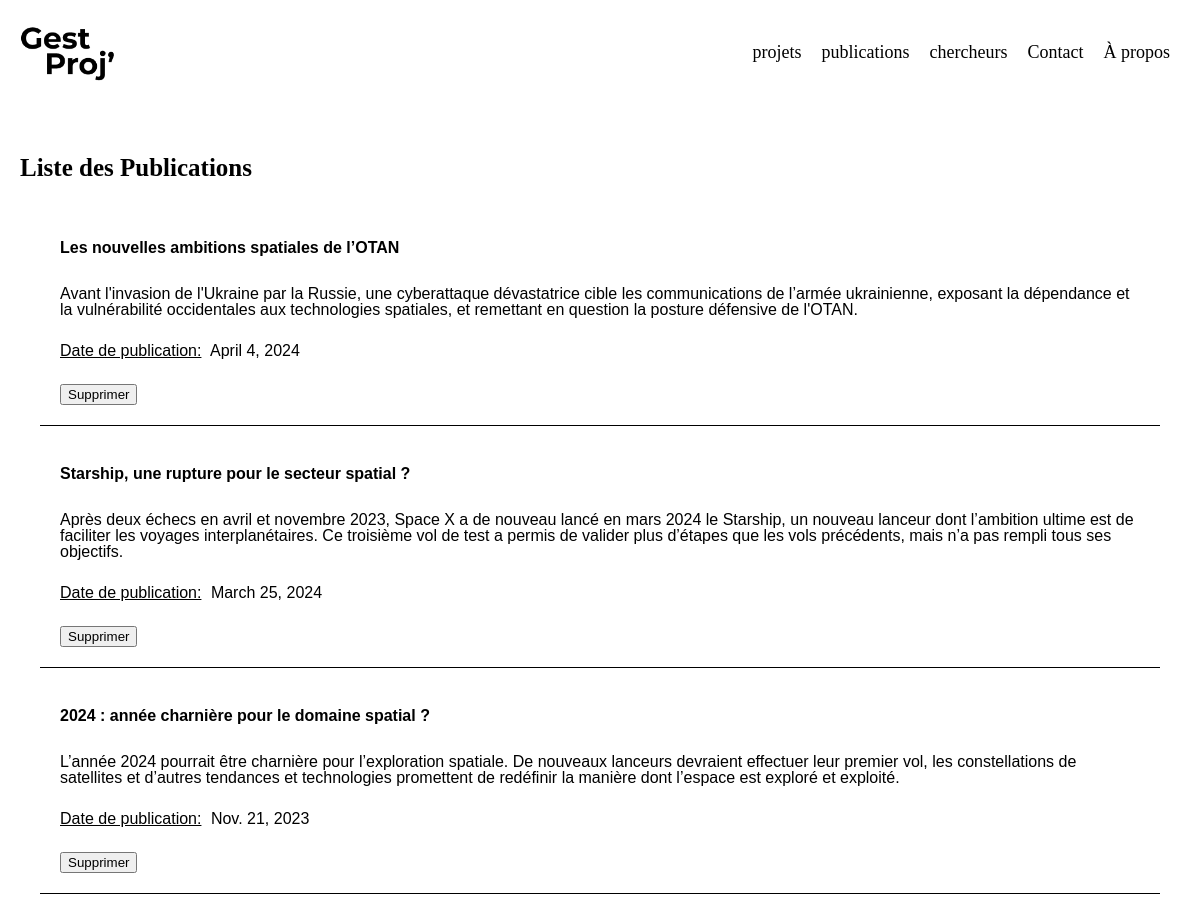
The page /api/publications/ on the database its author committed.
### projects/models.py (models this page shows, shortened)
class Publication(models.Model):
    title = models.CharField(max_length=200)
    summary = models.TextField()
    project = models.ForeignKey(ResearchProject, related_name='publications', on_delete=models.CASCADE)
    publication_date = models.DateField()

### projects/views.py (the view)
# urls.py: path('publications/', views.publication_list, name='publication_list'),
def publication_list(request):
    publications = Publication.objects.all()
    context = {
        'publications': publications,
    }
    return render(request, 'projects/publication_list.html', context)

### projects/templates/projects/publication_list.html (shortened to what this page needs)
{% load static %}
<!DOCTYPE html>
<html>
  <head>
    <link rel="stylesheet" href="{% static 'css/reset.css'%}" />
    <link rel="stylesheet" href="{% static 'css/publication_list.css'%}" />
  </head>
  <body>
    <header>
      <nav>
        <a href="{% url 'home'%}">
          <img
            src="{% static 'images/logo.png' %}"
            alt="Logo de l'application"
          />
        </a>
        <ul>
          <li>
            <a href="{% url 'projects_list' %}">projets</a>
          </li>
          <li>
            <a href="{% url 'publication_list' %}">publications</a>
          </li>
          <li>
            <a href="{% url 'researchers_list' %}">chercheurs</a>
          </li>
          <li><a href="#"> Contact </a></li>
          <li><a href="#"> À propos </a></li>
        </ul>
      </nav>
    </header>
    <section>
      <h1>Liste des Publications</h1>
      <ul>
        {% for publication in publications %}
        <li>
          <h2>{{ publication.title }}</h2>
          <p>{{ publication.summary }}</p>
          <p>
            <span class="publication-date"> Date de publication:</span>
            {{ publication.publication_date }}
          </p>
          <form
            action="{% url 'delete_publication' publication.id %}"
            method="post"
          >
            <input type="submit" value="Supprimer" />
          </form>
        </li>
        {% endfor %}
      </ul>
    </section>
  </body>
</html>

### projects/static/css/publication_list.css (style rules this page uses)
header { width: 100%; height: fit-content; }
header nav { display: flex; justify-content: space-between; padding: 20px; }
nav img { width: 100px; height: auto; }
nav ul { display: flex; width: fit-content; justify-content: space-evenly; align-items: center; }
nav ul li { padding: 0 10px; }
nav ul li a { text-decoration: none; color: black; font-size: 18px; font-family: "montserrat"; }
section { display: flex; flex-direction: column; gap: 20px; height: 700px; padding: 50px 20px; }
section h1 { font-family: "montserrat"; font-weight: bolder; font-size: 25px; }
section ul { display: flex; flex-direction: column; gap: 20px; padding: 20px; }
section ul li { display: flex; flex-direction: column; gap: 25px; padding: 20px; width: fit-content; border-bottom: solid 1px black; }
section ul li h2 { font-weight: bold; padding-bottom: 5px; }
.publication-date { text-decoration: underline; padding-right: 5px; }

### rows shown on the page
Publication: title "Les nouvelles ambitions spatiales de l’OTAN", summary "Avant l'invasion de l'Ukraine par la Russie, une cyberattaque dévastatrice cible les communications de l’armée ukrainienne, exposant la dépendance et la vulnérabilité occidentales aux technologies spatiales, et remettant en question la posture défensive de l'OTAN.", publication_date "April 4, 2024"
Publication: title "Starship, une rupture pour le secteur spatial ?", summary "Après deux échecs en avril et novembre 2023, Space X a de nouveau lancé en mars 2024 le Starship, un nouveau lanceur dont l’ambition ultime est de faciliter les voyages interplanétaires. Ce troisième vol de test a permis de valider plus d’étapes que les vols précédents, mais n’a pas rempli tous ses objectifs.", publication_date "March 25, 2024"
Publication: title "2024 : année charnière pour le domaine spatial ?", summary "L’année 2024 pourrait être charnière pour l’exploration spatiale. De nouveaux lanceurs devraient effectuer leur premier vol, les constellations de satellites et d’autres tendances et technologies promettent de redéfinir la manière dont l’espace est exploré et exploité.", publication_date "Nov. 21, 2023"
